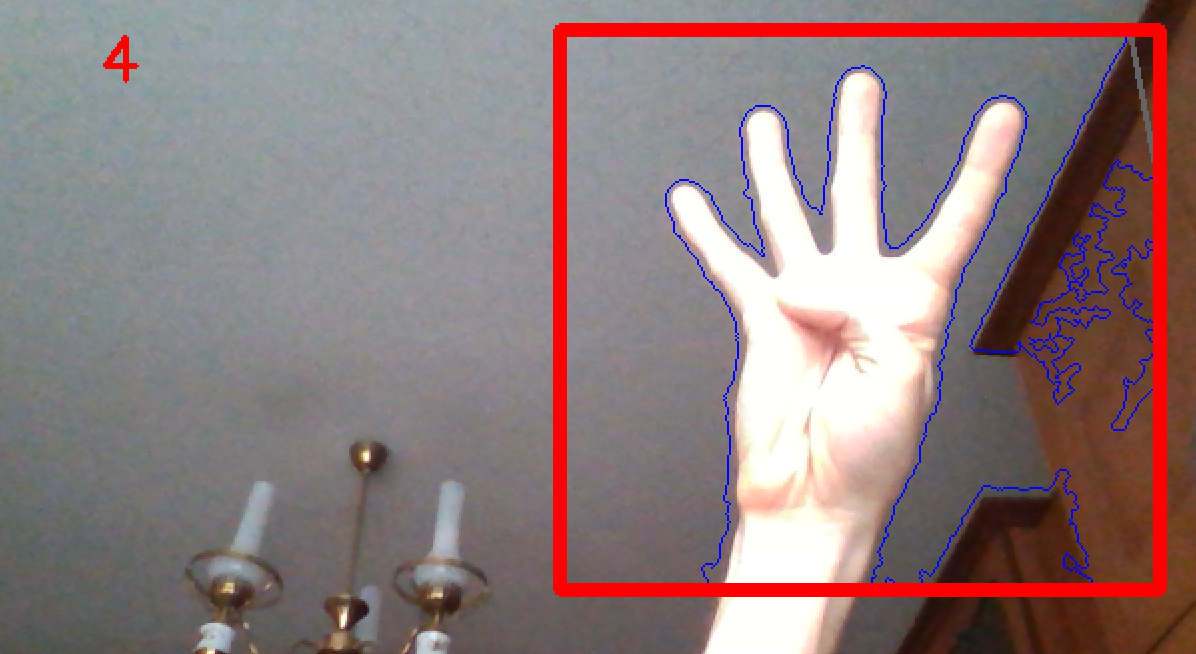
#> input picture images/fingercounter1.png, 1196 x 654 px, given in place of the camera
$ python fingercounter.py
#> lines starting #> are read from the running program, lines starting #| are printed output that depends on the picture
import cv2
import numpy as np
import math

from sklearn.metrics import pairwise


# this coordinates specify the region of interest within the entire frame
roi_left = 300
roi_top = 100
roi_right = 600
roi_bottom = 400

# this background will represent a running average of frames in the region of interest
background = None


def calc_accum_avg(frame, alpha):
    """
    Computes the running average of the frame sequence.

    Parameters:
        frame: An image from the sequence.
        alpha: Regulates the update speed (how fast the accumulator "forgets" about earlier images).
    """

    global background

    if background is None:
        background = frame.copy().astype("float")

    cv2.accumulateWeighted(frame, background, alpha)


# [180 lines left out: functions segment_region, count_fingers, draw_convex_hull, not called in this run]


cam = cv2.VideoCapture(0)
num_frames = 0

while True:

    ret, frame = cam.read()
#> frame is the input picture: shape (654, 1196, 3); mean B, G, R 125.1, 124.3, 141.9

    if not ret:
        print('Failed to read a frame.')
        break


    frame_cpy = frame.copy()
    #frame_cpy = cv2.cvtColor(src=frame, code=cv2.COLOR_BGR2RGB)
    frame_roi = frame[roi_top:roi_bottom, roi_left:roi_right, :]
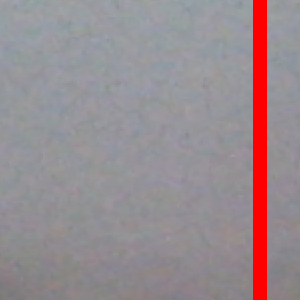
#> frame_roi: shape (300, 300, 3); mean B, G, R 144.3, 139.7, 152.3
    frame_roi_gray = cv2.cvtColor(frame_roi, cv2.COLOR_BGR2GRAY)
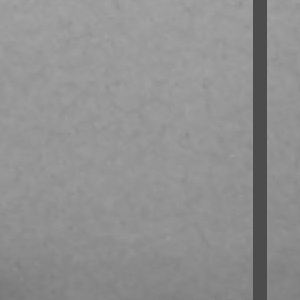
#> frame_roi_gray: shape (300, 300); min 76, max 164, mean 144
    frame_roi_gray = cv2.GaussianBlur(frame_roi_gray, ksize=(7,7), sigmaX=0)

    if num_frames < 100:
        # first 100 frames are used to calculate the average image representing the background
        calc_accum_avg(frame_roi_gray, 0.5)
        cv2.putText(frame_cpy, "Please wait...", org=(200,450), fontFace=cv2.FONT_HERSHEY_SIMPLEX,
            fontScale=1, color=(255,0,0), thickness=2)
        num_frames += 1
        #cv2.imshow('Finger Counter', frame_cpy)
    else:
        # attempt to find hand contours
        hand_ret = segment_region(frame_roi_gray, thresh=25)

        if hand_ret is not None:
            thresholded_frame, hand_segment = hand_ret

            cv2.drawContours(frame_cpy, contours=hand_segment+(roi_left,roi_top)
                , contourIdx=-1, color=(0,180,120), thickness=5)

            finger_count, convex_hull, outermost_vertices, center, fingertips = count_fingers(thresholded_frame, hand_segment)

            cv2.putText(frame_cpy, str(finger_count), org=(20,20)
                , fontFace=cv2.FONT_HERSHEY_SIMPLEX, fontScale=1
                , color=(0,255,0), thickness=2)

            if len(fingertips) > 0:
                fingertips += (roi_left, roi_top)

            # draw the detection results both in the original frame and the thresholded image

            draw_convex_hull(frame_cpy, convex_hull+(roi_left,roi_top)
                , outermost_vertices + (roi_left, roi_top)
                , fingertips = fingertips
                , center = (center[0] + roi_left, center[1] + roi_top)
                , vertex_color=(0,0,255), line_color=(100,100,100), fingertip_color=(0,255,255))

            draw_convex_hull(thresholded_frame, convex_hull, outermost_vertices, fingertips
                , center, vertex_color=100, line_color=50, fingertip_color=30)


            #mdv = outermost_vertices[mdid,0]
            #cv2.circle(img=frame_cpy, center=tuple(mdv+(roi_left,roi_top)), radius=16, color=(0,255,0), thickness=16)

            cv2.imshow('Thresholded', thresholded_frame)

    cv2.rectangle(frame_cpy, pt1=(roi_left,roi_top), pt2=(roi_right, roi_bottom), color=(255,0,0), thickness=2)
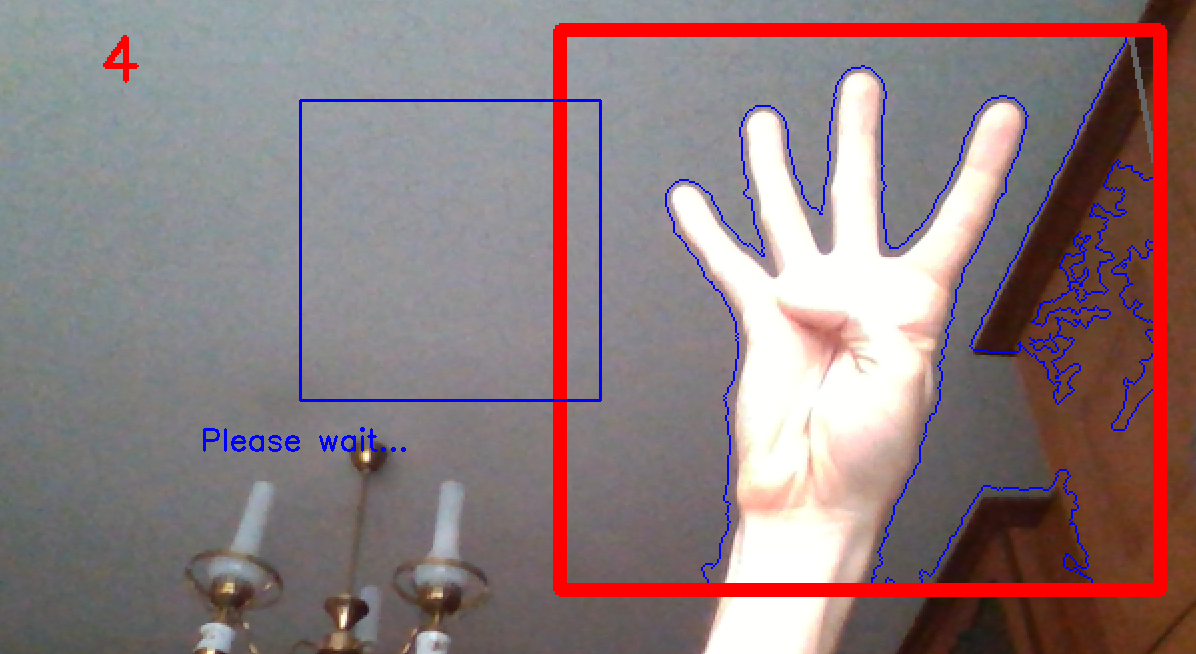
#> frame_cpy: shape (654, 1196, 3); mean B, G, R 125.8, 123.5, 141

    cv2.imshow('Finger Counter', frame_cpy)

    if cv2.waitKey(20) & 0xFF == 27:
#> (key Esc is pressed here)
        break

cam.release()
cv2.destroyAllWindows()
